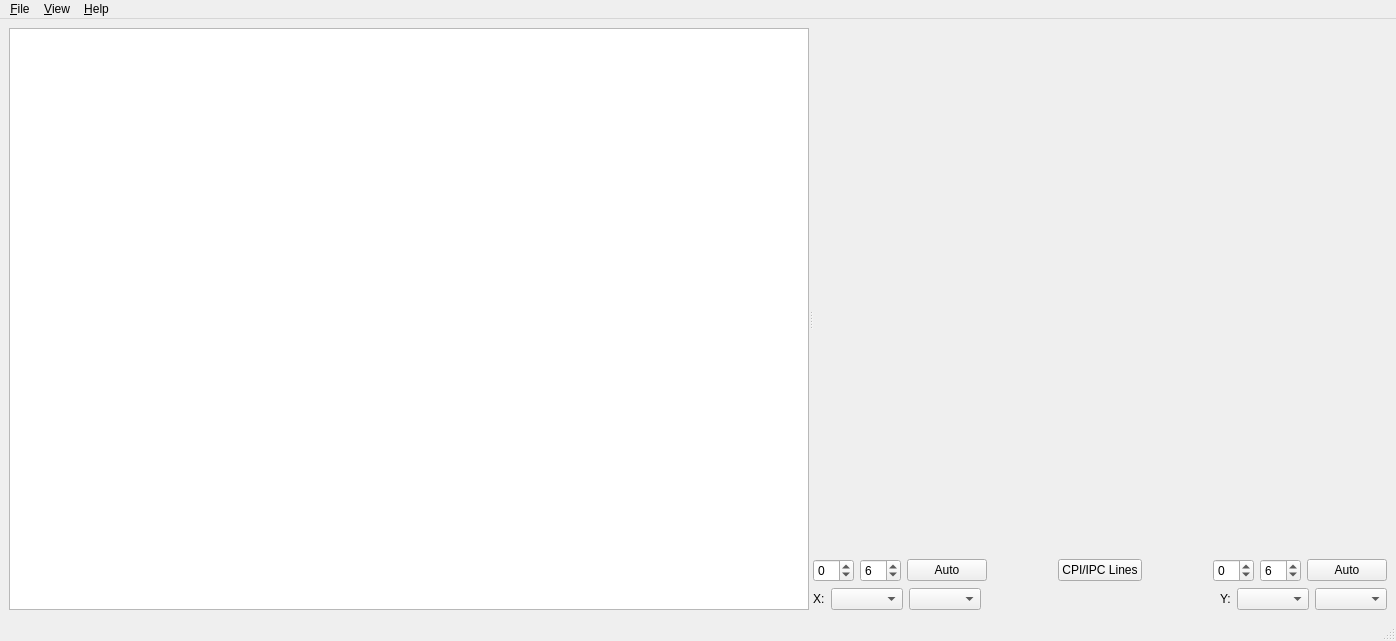
<?xml version="1.0" encoding="UTF-8"?>
<ui version="4.0">
 <class>uiMainWindow</class>
 <widget class="QMainWindow" name="uiMainWindow">
  <property name="geometry">
   <rect>
    <x>0</x>
    <y>0</y>
    <width>1396</width>
    <height>641</height>
   </rect>
  </property>
  <property name="windowTitle">
   <string>Skillion</string>
  </property>
  <property name="windowIcon">
   <iconset>
    <normaloff>../../../../../../../../../../../.designer/backup/icon.png</normaloff>../../../../../../../../../../../.designer/backup/icon.png</iconset>
  </property>
  <widget class="QWidget" name="uiCentralWidget">
   <layout class="QGridLayout" name="gridLayout">
    <item row="0" column="0">
     <widget class="QSplitter" name="splitter">
      <property name="orientation">
       <enum>Qt::Horizontal</enum>
      </property>
      <widget class="QTreeView" name="uiTreeView">
       <property name="sizePolicy">
        <sizepolicy hsizetype="MinimumExpanding" vsizetype="Expanding">
         <horstretch>0</horstretch>
         <verstretch>0</verstretch>
        </sizepolicy>
       </property>
       <property name="minimumSize">
        <size>
         <width>800</width>
         <height>0</height>
        </size>
       </property>
       <property name="contextMenuPolicy">
        <enum>Qt::CustomContextMenu</enum>
       </property>
       <property name="editTriggers">
        <set>QAbstractItemView::NoEditTriggers</set>
       </property>
       <property name="alternatingRowColors">
        <bool>true</bool>
       </property>
       <property name="uniformRowHeights">
        <bool>true</bool>
       </property>
       <property name="sortingEnabled">
        <bool>true</bool>
       </property>
       <property name="allColumnsShowFocus">
        <bool>true</bool>
       </property>
       <attribute name="headerDefaultSectionSize">
        <number>80</number>
       </attribute>
       <attribute name="headerStretchLastSection">
        <bool>false</bool>
       </attribute>
      </widget>
      <widget class="QWidget" name="layoutWidget">
       <layout class="QVBoxLayout" name="verticalLayout">
        <item alignment="Qt::AlignHCenter">
         <widget class="SkPlotWidget" name="mplWidget" native="true">
          <property name="sizePolicy">
           <sizepolicy hsizetype="Preferred" vsizetype="Expanding">
            <horstretch>0</horstretch>
            <verstretch>0</verstretch>
           </sizepolicy>
          </property>
          <property name="statusTip">
           <string>Click plot element to highlight in tree view.</string>
          </property>
          <property name="layoutDirection">
           <enum>Qt::LeftToRight</enum>
          </property>
         </widget>
        </item>
        <item>
         <layout class="QHBoxLayout" name="horizontalLayout_7">
          <item>
           <layout class="QHBoxLayout" name="horizontalLayout_5">
            <item>
             <widget class="QSpinBox" name="xAxisLo">
              <property name="toolTip">
               <string>Left x-axis limit</string>
              </property>
              <property name="minimum">
               <number>-1</number>
              </property>
              <property name="maximum">
               <number>12</number>
              </property>
             </widget>
            </item>
            <item>
             <widget class="QSpinBox" name="xAxisHi">
              <property name="toolTip">
               <string>Right x-axis limit</string>
              </property>
              <property name="maximum">
               <number>12</number>
              </property>
              <property name="value">
               <number>6</number>
              </property>
             </widget>
            </item>
            <item>
             <widget class="QPushButton" name="xAxisAuto">
              <property name="toolTip">
               <string>Autoscale x-axis.</string>
              </property>
              <property name="text">
               <string>Auto</string>
              </property>
              <property name="checkable">
               <bool>true</bool>
              </property>
             </widget>
            </item>
           </layout>
          </item>
          <item>
           <spacer name="horizontalSpacer_3">
            <property name="orientation">
             <enum>Qt::Horizontal</enum>
            </property>
            <property name="sizeHint" stdset="0">
             <size>
              <width>40</width>
              <height>20</height>
             </size>
            </property>
           </spacer>
          </item>
          <item>
           <widget class="QPushButton" name="cpiLineButton">
            <property name="toolTip">
             <string>Redraw cycles-per-instruction and instructions-per-cycle grid lines.</string>
            </property>
            <property name="text">
             <string>CPI/IPC Lines</string>
            </property>
           </widget>
          </item>
          <item>
           <spacer name="horizontalSpacer_2">
            <property name="orientation">
             <enum>Qt::Horizontal</enum>
            </property>
            <property name="sizeHint" stdset="0">
             <size>
              <width>40</width>
              <height>20</height>
             </size>
            </property>
           </spacer>
          </item>
          <item>
           <layout class="QHBoxLayout" name="horizontalLayout_6">
            <item>
             <widget class="QSpinBox" name="yAxisLo">
              <property name="toolTip">
               <string>Bottom y-axis limit.</string>
              </property>
              <property name="minimum">
               <number>-1</number>
              </property>
              <property name="maximum">
               <number>12</number>
              </property>
             </widget>
            </item>
            <item>
             <widget class="QSpinBox" name="yAxisHi">
              <property name="toolTip">
               <string>Top y-axis limit.</string>
              </property>
              <property name="maximum">
               <number>12</number>
              </property>
              <property name="value">
               <number>6</number>
              </property>
             </widget>
            </item>
            <item>
             <widget class="QPushButton" name="yAxisAuto">
              <property name="toolTip">
               <string>Autoscale y-axis.</string>
              </property>
              <property name="text">
               <string>Auto</string>
              </property>
              <property name="checkable">
               <bool>true</bool>
              </property>
             </widget>
            </item>
           </layout>
          </item>
         </layout>
        </item>
        <item>
         <layout class="QHBoxLayout" name="horizontalLayout_4">
          <property name="sizeConstraint">
           <enum>QLayout::SetDefaultConstraint</enum>
          </property>
          <item>
           <layout class="QHBoxLayout" name="horizontalLayout_2">
            <item>
             <widget class="QLabel" name="xSelectorsLabel">
              <property name="sizePolicy">
               <sizepolicy hsizetype="Preferred" vsizetype="Minimum">
                <horstretch>0</horstretch>
                <verstretch>0</verstretch>
               </sizepolicy>
              </property>
              <property name="text">
               <string>X:</string>
              </property>
             </widget>
            </item>
            <item>
             <widget class="QComboBox" name="xAxisEvent">
              <property name="sizePolicy">
               <sizepolicy hsizetype="Preferred" vsizetype="Minimum">
                <horstretch>0</horstretch>
                <verstretch>0</verstretch>
               </sizepolicy>
              </property>
              <property name="toolTip">
               <string>Event to plot on x-axis.</string>
              </property>
             </widget>
            </item>
            <item>
             <widget class="QComboBox" name="xAxisScale">
              <property name="sizePolicy">
               <sizepolicy hsizetype="Preferred" vsizetype="Minimum">
                <horstretch>0</horstretch>
                <verstretch>0</verstretch>
               </sizepolicy>
              </property>
              <property name="toolTip">
               <string>Scaling of x-axis.</string>
              </property>
             </widget>
            </item>
           </layout>
          </item>
          <item>
           <spacer name="horizontalSpacer">
            <property name="orientation">
             <enum>Qt::Horizontal</enum>
            </property>
            <property name="sizeType">
             <enum>QSizePolicy::Expanding</enum>
            </property>
            <property name="sizeHint" stdset="0">
             <size>
              <width>40</width>
              <height>20</height>
             </size>
            </property>
           </spacer>
          </item>
          <item>
           <layout class="QHBoxLayout" name="horizontalLayout_3">
            <item>
             <widget class="QLabel" name="ySelectorsLabel">
              <property name="sizePolicy">
               <sizepolicy hsizetype="Preferred" vsizetype="Minimum">
                <horstretch>0</horstretch>
                <verstretch>0</verstretch>
               </sizepolicy>
              </property>
              <property name="text">
               <string>Y:</string>
              </property>
             </widget>
            </item>
            <item>
             <widget class="QComboBox" name="yAxisEvent">
              <property name="sizePolicy">
               <sizepolicy hsizetype="Preferred" vsizetype="Minimum">
                <horstretch>0</horstretch>
                <verstretch>0</verstretch>
               </sizepolicy>
              </property>
              <property name="toolTip">
               <string>Event to plot on y-axis.</string>
              </property>
             </widget>
            </item>
            <item>
             <widget class="QComboBox" name="yAxisScale">
              <property name="sizePolicy">
               <sizepolicy hsizetype="Preferred" vsizetype="Minimum">
                <horstretch>0</horstretch>
                <verstretch>0</verstretch>
               </sizepolicy>
              </property>
              <property name="toolTip">
               <string>Scaling of y-axis.</string>
              </property>
             </widget>
            </item>
           </layout>
          </item>
         </layout>
        </item>
       </layout>
      </widget>
     </widget>
    </item>
   </layout>
  </widget>
  <widget class="QMenuBar" name="uiMenuBar">
   <property name="geometry">
    <rect>
     <x>0</x>
     <y>0</y>
     <width>1396</width>
     <height>25</height>
    </rect>
   </property>
   <widget class="QMenu" name="uiMenuFile">
    <property name="title">
     <string>&amp;File</string>
    </property>
    <addaction name="actionOpen"/>
    <addaction name="separator"/>
    <addaction name="actionQuit"/>
   </widget>
   <widget class="QMenu" name="uiMenuView">
    <property name="acceptDrops">
     <bool>false</bool>
    </property>
    <property name="title">
     <string>&amp;View</string>
    </property>
    <widget class="QMenu" name="menuShow_hide_rows">
     <property name="title">
      <string>Show/hide &amp;rows</string>
     </property>
     <addaction name="actionShow_kernel_modules"/>
     <addaction name="actionShow_system_libraries"/>
     <addaction name="actionShow_reserved_symbols"/>
     <addaction name="actionShow_relocation_stubs"/>
    </widget>
    <widget class="QMenu" name="menuShow_hide_columns">
     <property name="title">
      <string>Show/hide &amp;columns</string>
     </property>
    </widget>
    <addaction name="menuShow_hide_rows"/>
    <addaction name="menuShow_hide_columns"/>
    <addaction name="actionAdd_computed_column"/>
   </widget>
   <widget class="QMenu" name="uiMenuHelp">
    <property name="title">
     <string>&amp;Help</string>
    </property>
    <addaction name="action_About"/>
   </widget>
   <addaction name="uiMenuFile"/>
   <addaction name="uiMenuView"/>
   <addaction name="uiMenuHelp"/>
  </widget>
  <widget class="QStatusBar" name="uiStatusBar"/>
  <action name="actionOpen">
   <property name="text">
    <string>&amp;Open</string>
   </property>
  </action>
  <action name="actionQuit">
   <property name="text">
    <string>&amp;Quit</string>
   </property>
   <property name="shortcut">
    <string>Ctrl+Q</string>
   </property>
  </action>
  <action name="actionShow_kernel_modules">
   <property name="checkable">
    <bool>true</bool>
   </property>
   <property name="checked">
    <bool>true</bool>
   </property>
   <property name="text">
    <string>Show &amp;kernel modules</string>
   </property>
  </action>
  <action name="actionShow_system_libraries">
   <property name="checkable">
    <bool>true</bool>
   </property>
   <property name="checked">
    <bool>true</bool>
   </property>
   <property name="text">
    <string>Show system &amp;libraries</string>
   </property>
  </action>
  <action name="actionShow_relocation_stubs">
   <property name="checkable">
    <bool>true</bool>
   </property>
   <property name="checked">
    <bool>true</bool>
   </property>
   <property name="text">
    <string>Show &amp;relocation stubs</string>
   </property>
   <property name="menuRole">
    <enum>QAction::ApplicationSpecificRole</enum>
   </property>
  </action>
  <action name="actionShow_reserved_symbols">
   <property name="checkable">
    <bool>true</bool>
   </property>
   <property name="checked">
    <bool>true</bool>
   </property>
   <property name="text">
    <string>Show reserved &amp;symbols</string>
   </property>
   <property name="toolTip">
    <string>Symbols beginning with two underscores or an underscore and a capital letter are reserved by the C standard.</string>
   </property>
  </action>
  <action name="actionAdd_computed_column">
   <property name="text">
    <string>&amp;Add computed column</string>
   </property>
   <property name="shortcut">
    <string>Ctrl+A</string>
   </property>
  </action>
  <action name="action_About">
   <property name="text">
    <string>&amp;About</string>
   </property>
   <property name="toolTip">
    <string>About Skillion</string>
   </property>
  </action>
  <action name="actionHide_column">
   <property name="text">
    <string>&amp;Hide this column</string>
   </property>
   <property name="toolTip">
    <string>Hide this column</string>
   </property>
  </action>
  <action name="actionShow_system_libraries_2">
   <property name="text">
    <string>Show system libraries</string>
   </property>
  </action>
 </widget>
 <customwidgets>
  <customwidget>
   <class>SkPlotWidget</class>
   <extends>QWidget</extends>
   <header>skillion/ui/widgets.h</header>
   <container>1</container>
  </customwidget>
 </customwidgets>
 <resources/>
 <connections>
  <connection>
   <sender>actionQuit</sender>
   <signal>triggered()</signal>
   <receiver>uiMainWindow</receiver>
   <slot>close()</slot>
   <hints>
    <hint type="sourcelabel">
     <x>-1</x>
     <y>-1</y>
    </hint>
    <hint type="destinationlabel">
     <x>543</x>
     <y>299</y>
    </hint>
   </hints>
  </connection>
 </connections>
</ui>
